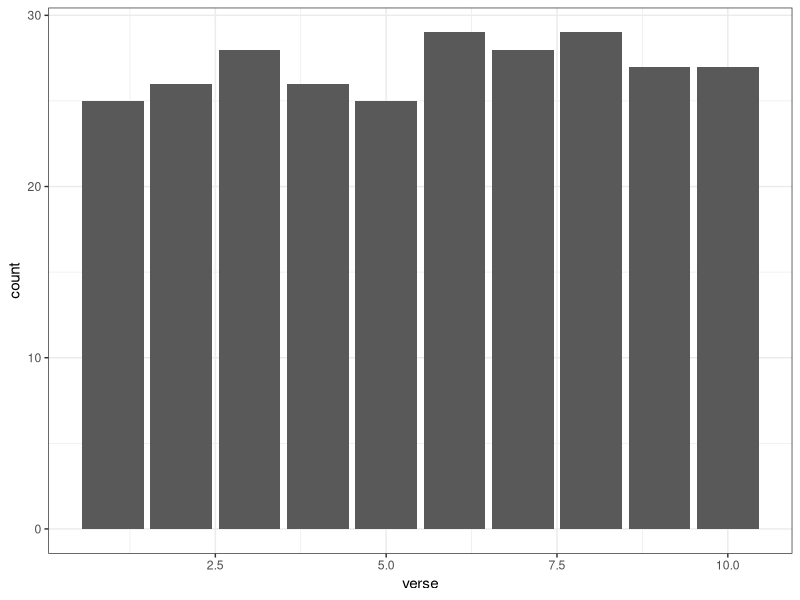
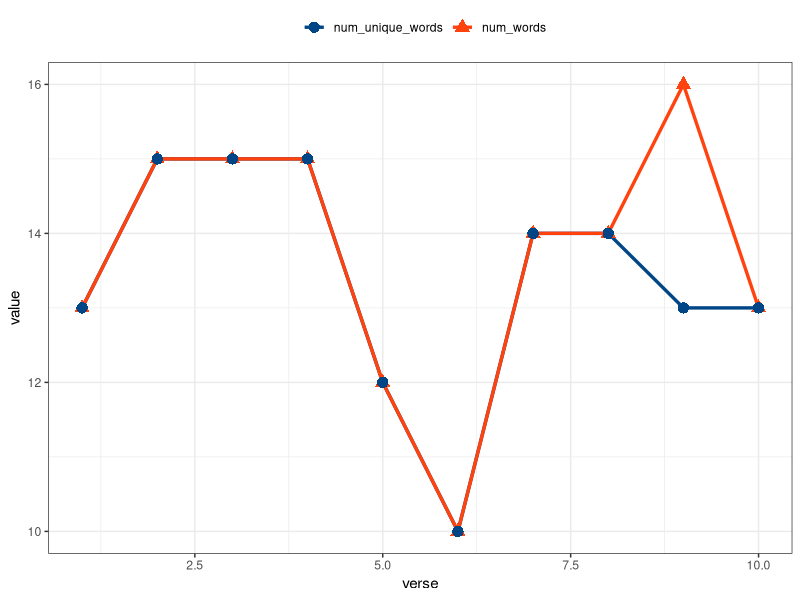
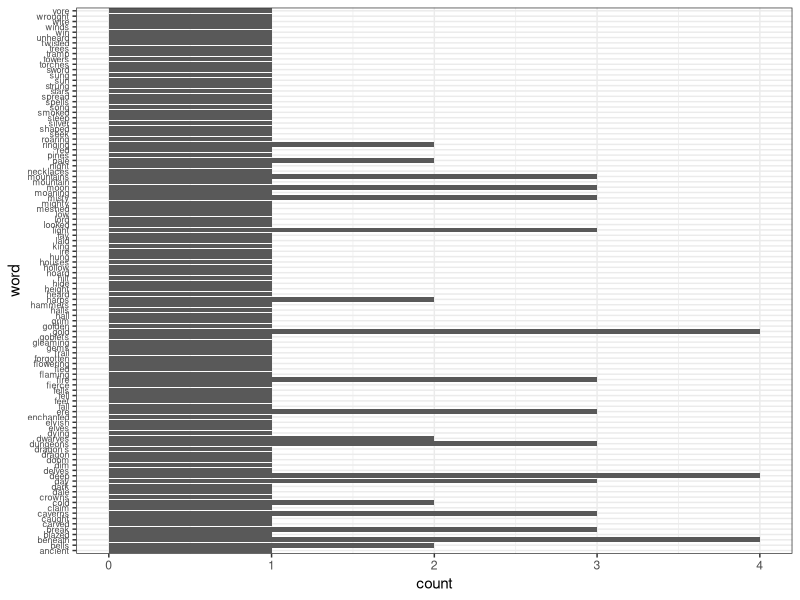
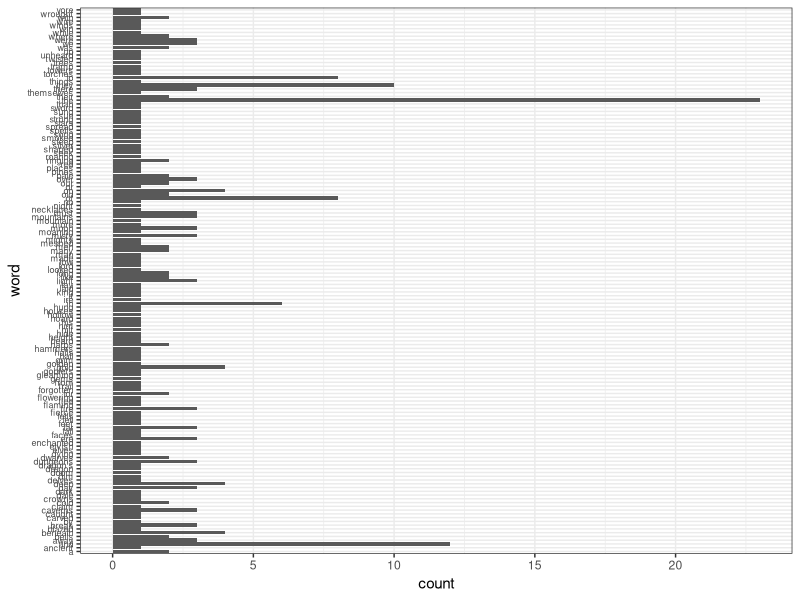
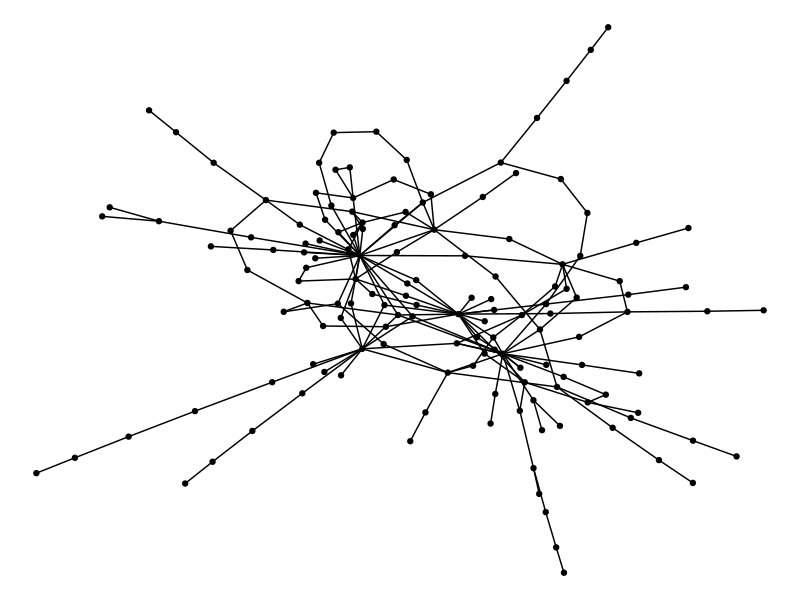
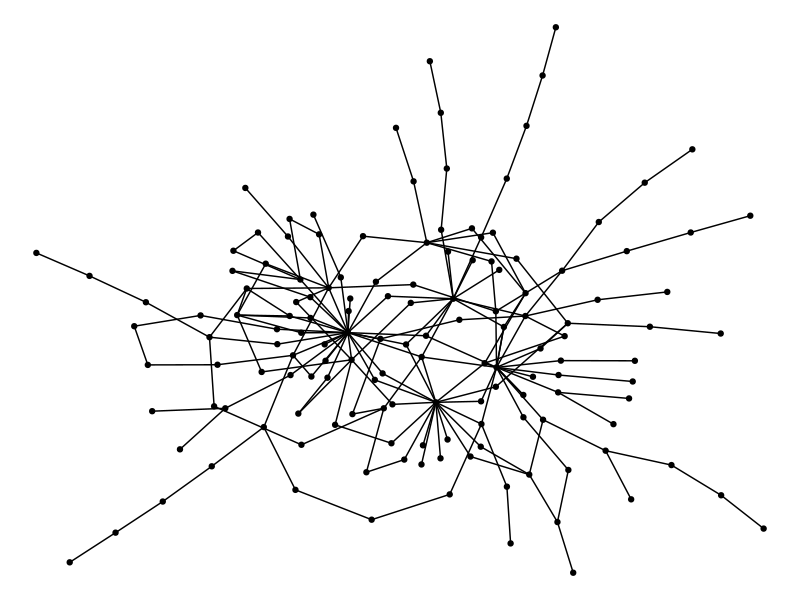
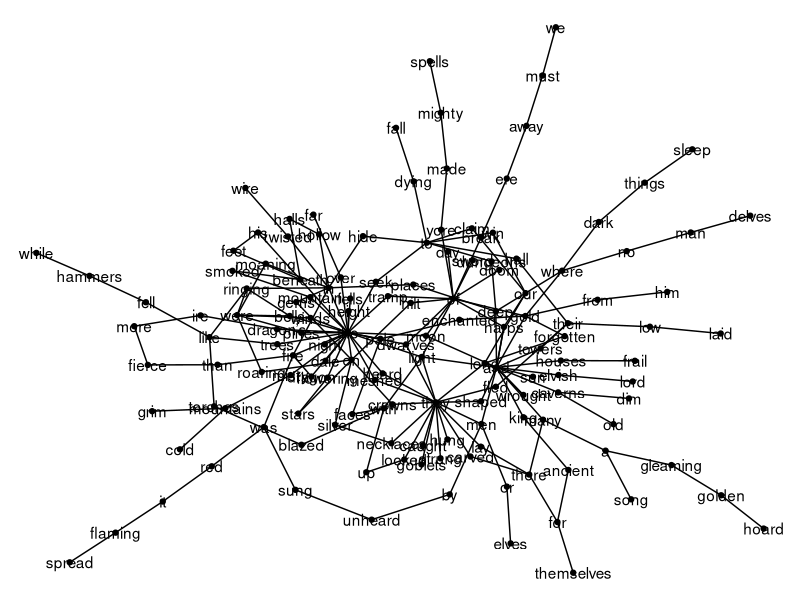
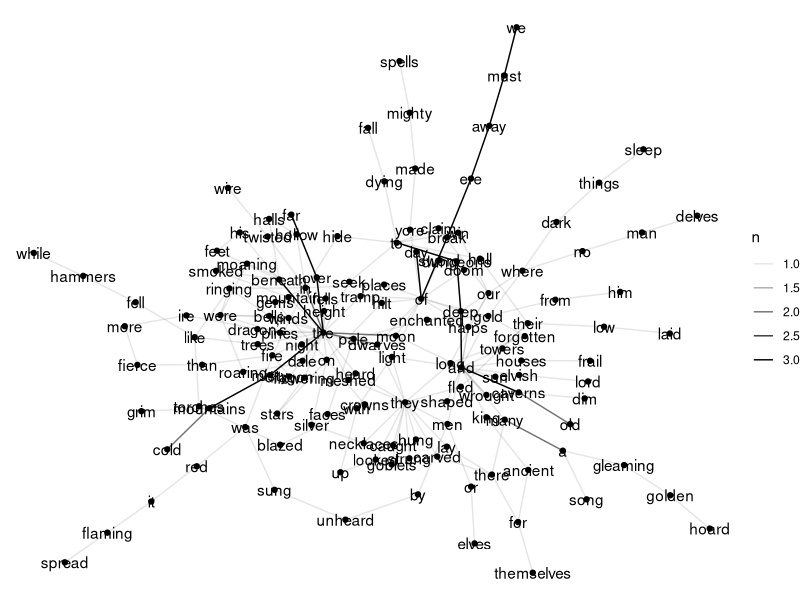

These figures' R source, in order:
## ---- chunk 1
knitr::opts_chunk$set(echo = TRUE)
## ---- chunk 2
library(tidyverse)

library(tidytext)
## ---- chunk 3
misty_mnt <- "Far over the misty mountains cold
To dungeons deep and caverns old
We must away ere break of day
To seek the pale enchanted gold.
The dwarves of yore made mighty spells,
While hammers fell like ringing bells
In places deep, where dark things sleep,
In hollow halls beneath the fells.
For ancient king and elvish lord
There many a gleaming golden hoard
They shaped and wrought, and light they caught
To hide in gems on hilt of sword.
On silver necklaces they strung
The flowering stars, on crowns they hung
The dragon-fire, in twisted wire
They meshed the light of moon and sun.
Far over the misty mountains cold
To dungeons deep and caverns old
We must away, ere break of day,
To claim our long-forgotten gold.
Goblets they carved there for themselves
And harps of gold; where no man delves
There lay they long, and many a song
Was sung unheard by men or elves.
The pines were roaring on the height,
The winds were moaning in the night.
The fire was red, it flaming spread;
The trees like torches blazed with light.
The bells were ringing in the dale
And men they looked up with faces pale;
The dragon’s ire more fierce than fire
Laid low their towers and houses frail.
The mountain smoked beneath the moon;
The dwarves they heard the tramp of doom.
They fled their hall to dying fall
Beneath his feet, beneath the moon.
Far over the misty mountains grim
To dungeons deep and caverns dim
We must away, ere break of day,
To win our harps and gold from him!
"
## ---- chunk 4
misty_mnt %>% length()
## ---- chunk 5
misty_mnt %>% nchar()
## ---- chunk 6
misty_mtn_lines <- stringr::str_split(misty_mnt, "\n")

misty_mtn_lines %>% class()
## ---- chunk 7
misty_mtn_lines %>% length()
## ---- chunk 8
misty_mtn_lines[[1]] %>% class()

misty_mtn_lines[[1]] %>% length()
## ---- chunk 9
misty_mtn_lines[[1]] %>% head()
## ---- chunk 10
misty_mtn_lines[[1]] %>% tail()
## ---- chunk 11
misty_df <- tibble::tibble(text = misty_mtn_lines[[1]])

misty_df %>% glimpse()
## ---- chunk 12
misty_df %>% 
  tibble::rowid_to_column("line") %>% 
  mutate(num_char = nchar(text)) %>% 
  arrange(num_char)
## ---- chunk 13
misty_df <- misty_df %>% 
  filter(nchar(text) > 0)

misty_df %>% glimpse()
## ---- chunk 14
nrow(misty_df) / 4
## ---- chunk 15
rep(1:(nrow(misty_df)/4), each = 4)
## ---- chunk 16
misty_df <- misty_df %>% 
  mutate(verse = rep(1:(nrow(misty_df)/4), each = 4))

misty_df %>% glimpse()
## ---- chunk 17
misty_df <- misty_df %>% 
  tibble::rowid_to_column("line")

misty_df %>% glimpse()
## ---- chunk 18
tidy_mtn <- misty_df %>% 
  unnest_tokens(word, text)
## ---- chunk 19
tidy_mtn %>% glimpse()
## ---- chunk 20
tidy_mtn %>% 
  group_by(verse) %>% 
  summarise(num_lines = n_distinct(line),
            num_words = n(),
            num_unique_words = n_distinct(word)) %>% 
  ungroup()
## ---- chunk 21
tidy_mtn %>% 
  ggplot(mapping = aes(x = verse)) +
  geom_bar(mapping = aes(group = verse)) +
  theme_bw()
## ---- chunk 22
data("stop_words")

stop_words %>% glimpse()
## ---- chunk 23
tidy_mtn_rm <- tidy_mtn %>% anti_join(stop_words, by = "word")
## ---- chunk 24
tidy_mtn_rm %>% 
  group_by(verse) %>% 
  summarise(num_lines = n_distinct(line),
            num_words = n(),
            num_unique_words = n_distinct(word)) %>% 
  ungroup()
## ---- chunk 25
tidy_mtn_rm %>% 
  group_by(verse) %>% 
  summarise(num_words = n(),
            num_unique_words = n_distinct(word)) %>% 
  ungroup() %>% 
  pivot_longer(!c("verse")) %>% 
  ggplot(mapping = aes(x = verse, y = value)) +
  geom_line(mapping = aes(group = name,
                          color = name),
            size = 1.15) +
  geom_point(mapping = aes(color = name,
                           shape = name),
             size = 3.5) +
  ggthemes::scale_color_calc("") +
  scale_shape_discrete("") +
  theme_bw() +
  theme(legend.position = "top")
## ---- chunk 26
tidy_mtn_rm %>% 
  ggplot(mapping = aes(y = word)) +
  geom_bar() +
  theme_bw() +
  theme(axis.text.y = element_text(size = 6.5))
## ---- chunk 27
tidy_mtn %>% 
  ggplot(mapping = aes(y = word)) +
  geom_bar() +
  theme_bw() +
  theme(axis.text.y = element_text(size = 6.5))
## ---- chunk 28
tidy_mtn %>% 
  count(word) %>% 
  arrange(desc(n))
## ---- chunk 29
tidy_mtn_rm %>% 
  count(word) %>% 
  arrange(desc(n))
## ---- chunk 30
tidy_mtn_rm %>% 
  count(verse, word) %>% 
  filter(n > 1)
## ---- chunk 31
tidy_mtn_rm %>% 
  filter(word == "gold")
## ---- chunk 32
misty_mtn_bigram <- misty_df %>% 
  unnest_tokens(bigram, text, token = 'ngrams', n = 2)

misty_mtn_bigram %>% glimpse()
## ---- chunk 33
misty_mtn_bigram %>% head()
## ---- chunk 34
misty_mtn_bigram %>% 
  count(bigram) %>% 
  arrange(desc(n)) %>% 
  head(15)
## ---- chunk 35
misty_mtn_bigram %>% 
  count(bigram) %>% 
  arrange(n) %>% 
  head(15)
## ---- chunk 36
misty_mtn_bigram_sep <- misty_mtn_bigram %>% 
  separate(bigram, c("word1", "word2"), sep = " ")

misty_mtn_bigram_sep %>% glimpse()
## ---- chunk 37
misty_mtn_bigram_counts <- misty_mtn_bigram_sep %>% 
  count(word1, word2) %>% 
  arrange(desc(n))

misty_mtn_bigram_counts %>% glimpse()
## ---- chunk 38
library(tidygraph)
## ---- chunk 39
misty_mtn_graph <- misty_mtn_bigram_counts %>% 
  as_tbl_graph()

misty_mtn_graph
## ---- chunk 40
library(ggraph)
## ---- chunk 41
misty_mtn_graph %>% 
  ggraph(layout = 'fr') +
  geom_edge_link() +
  geom_node_point() +
  theme_void()
## ---- chunk 42
misty_mtn_graph %>% 
  ggraph(layout = 'kk') +
  geom_edge_link() +
  geom_node_point() +
  theme_void()
## ---- chunk 43
misty_mtn_graph %>% 
  ggraph(layout = 'kk') +
  geom_edge_link() +
  geom_node_point() +
  geom_node_text(mapping = aes(label = name)) +
  theme_void()
## ---- chunk 44
misty_mtn_graph %>% 
  ggraph(layout = 'kk') +
  geom_edge_link(mapping = aes(edge_alpha = n)) +
  geom_node_point() +
  geom_node_text(mapping = aes(label = name)) +
  theme_void()
## ---- chunk 45
misty_mtn_graph %>% 
  ggraph(layout = 'kk') +
  geom_edge_link(mapping = aes(edge_alpha = n), show.legend = FALSE) +
  geom_node_point() +
  geom_node_text(mapping = aes(label = name)) +
  theme_void()
## ---- chunk 46
misty_mtn_bigram %>% 
  filter(bigram %in% c("we must", "away ere"))
## ---- chunk 47
misty_df %>% 
  unnest_tokens(bigram, text, token = 'ngrams', n = 2) %>% 
  separate(bigram, c("word1", "word2"), sep = " ") %>% 
  filter(!word1 %in% stop_words$word,
         !word2 %in% stop_words$word) %>% 
  count(word1, word2) %>% 
  arrange(desc(n)) %>% 
  as_tbl_graph() %>% 
  ggraph(layout = 'kk') +
  geom_edge_link(aes(edge_alpha = n), show.legend = FALSE) +
  geom_node_point() +
  geom_node_text(aes(label = name)) +
  theme_void()
